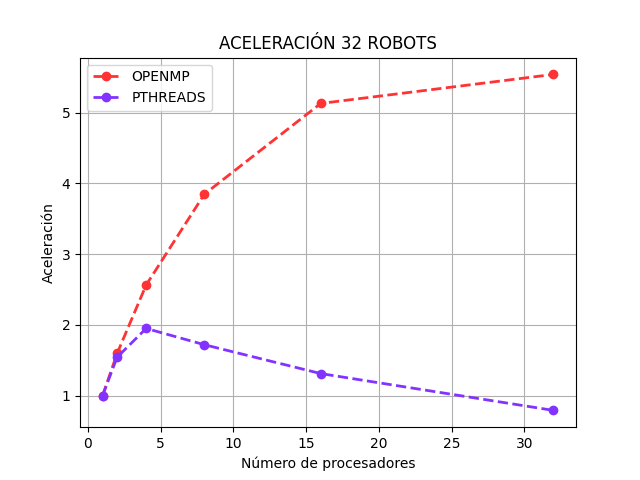

Recreate this plot in Python.
import time
import matplotlib.pyplot as plt
import numpy as np

def graficar(ys,xc1, yc1, xc16, yc16):

    pxc1 = np.array(xc1)
    pyc1 = np.array(yc1)

    pxc16 = np.array(xc16)
    pyc16 = np.array(yc16)
    
    plt.plot(pxc1, pyc1 ,lw=2, marker="o",linestyle='--',color="#ff3333",label='OPENMP')

    plt.plot(pxc16, pyc16, lw=2, marker="o",linestyle='--',color="#8333ff",label='PTHREADS')
        
    plt.title("ACELERACIÓN 32 ROBOTS")
    plt.xlabel("Número de procesadores")
    plt.ylabel("Aceleración")
    plt.grid()
    plt.legend()
    plt.savefig('aceleracion_32.png')
    plt.show()

xs = [32,64,128,256,512]
ys = [0.554,1.024,1.969,3.683,7.498]

#OPENMP 32 ROBOTS
xc1 = [1,2,4,8,16,32]
yc1 = [ys[0]/(0.554),ys[0]/(0.347),ys[0]/(0.216),ys[0]/(0.144),ys[0]/(0.108),ys[0]/(0.100)]

#PTH 32 ROBOTS
xc162 = [1,2,4,8,16,32]
yc162 = [ys[0]/0.554,ys[0]/0.359,ys[0]/0.284,ys[0]/0.322,ys[0]/0.422,ys[0]/0.699]

# create data
graficar(ys,xc1,yc1,xc162,yc162)
